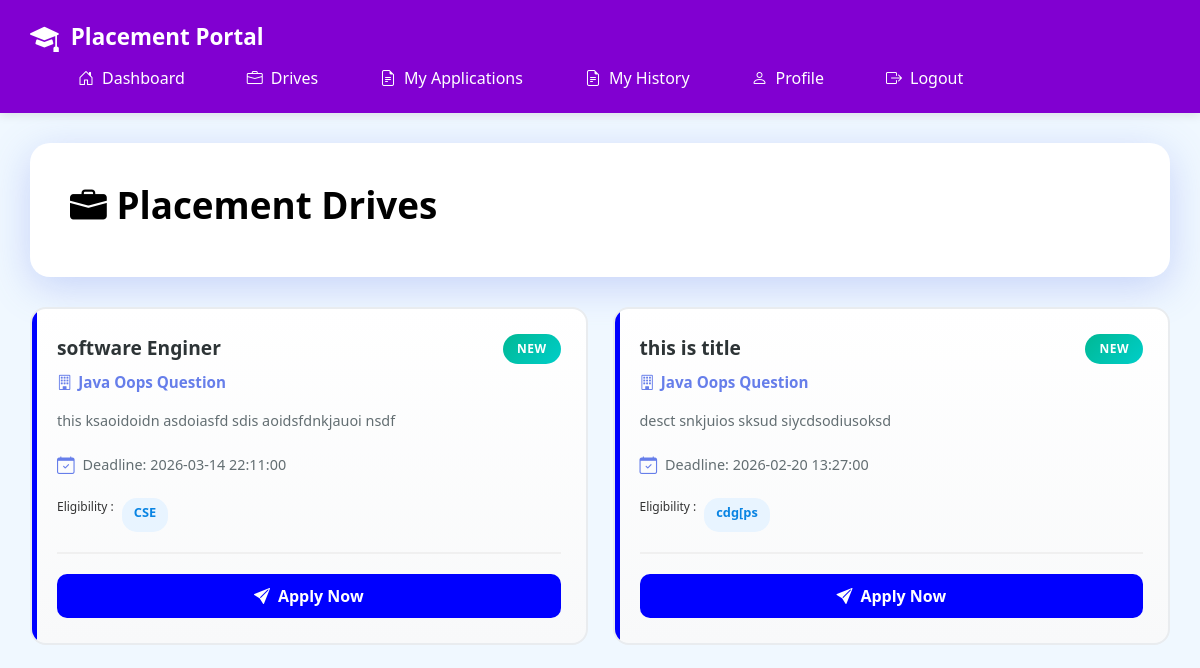
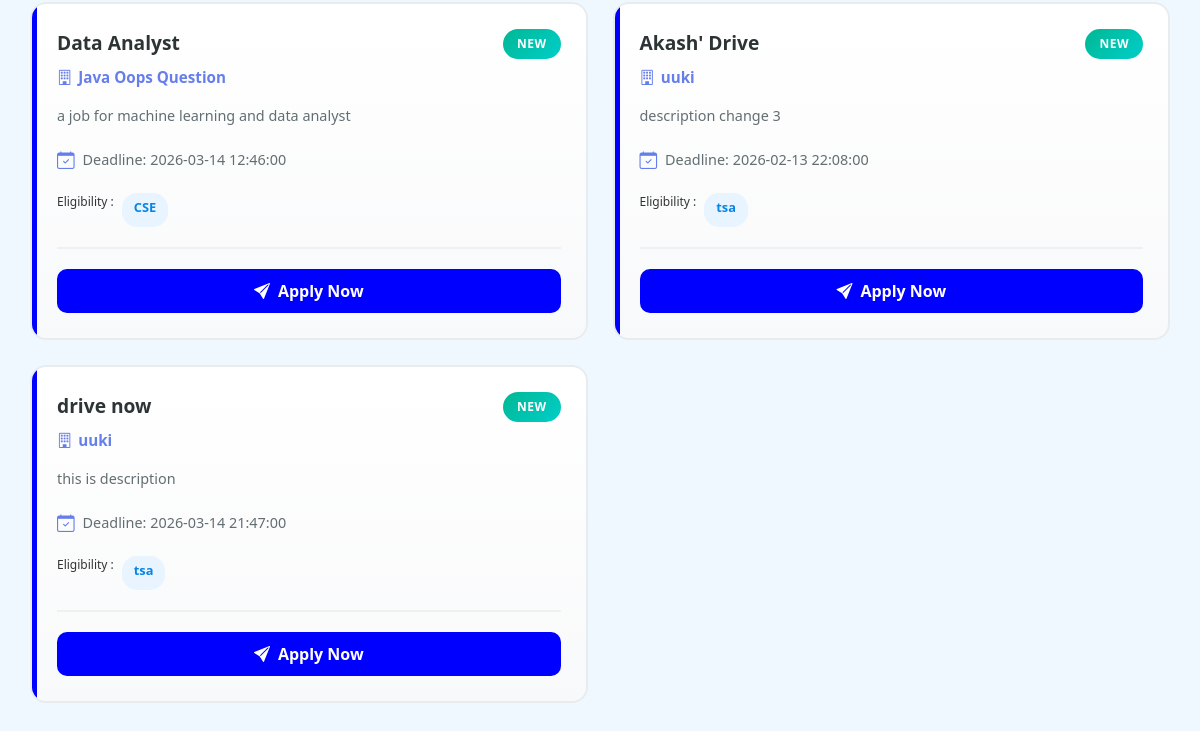
The app's page /student/drive (signed in), older data (2 pictures, top to bottom).
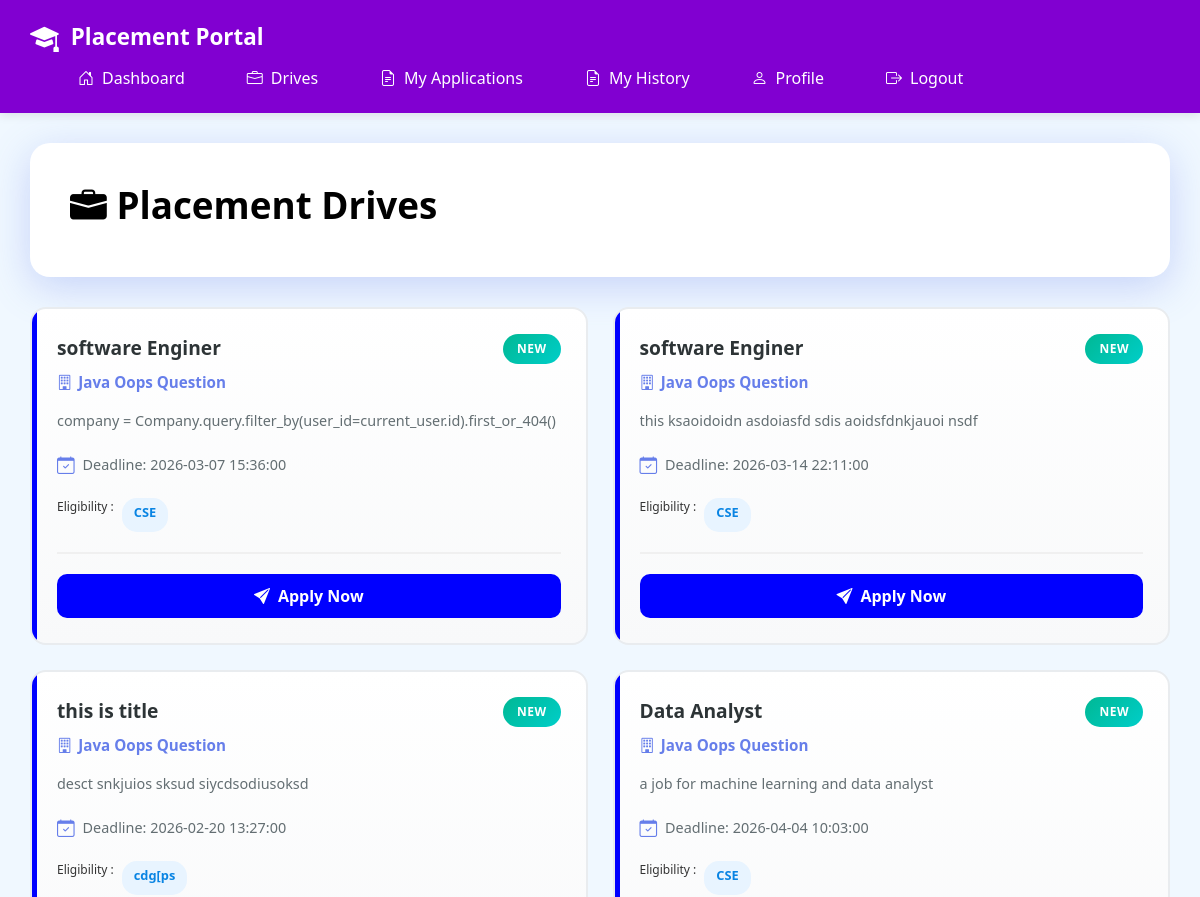
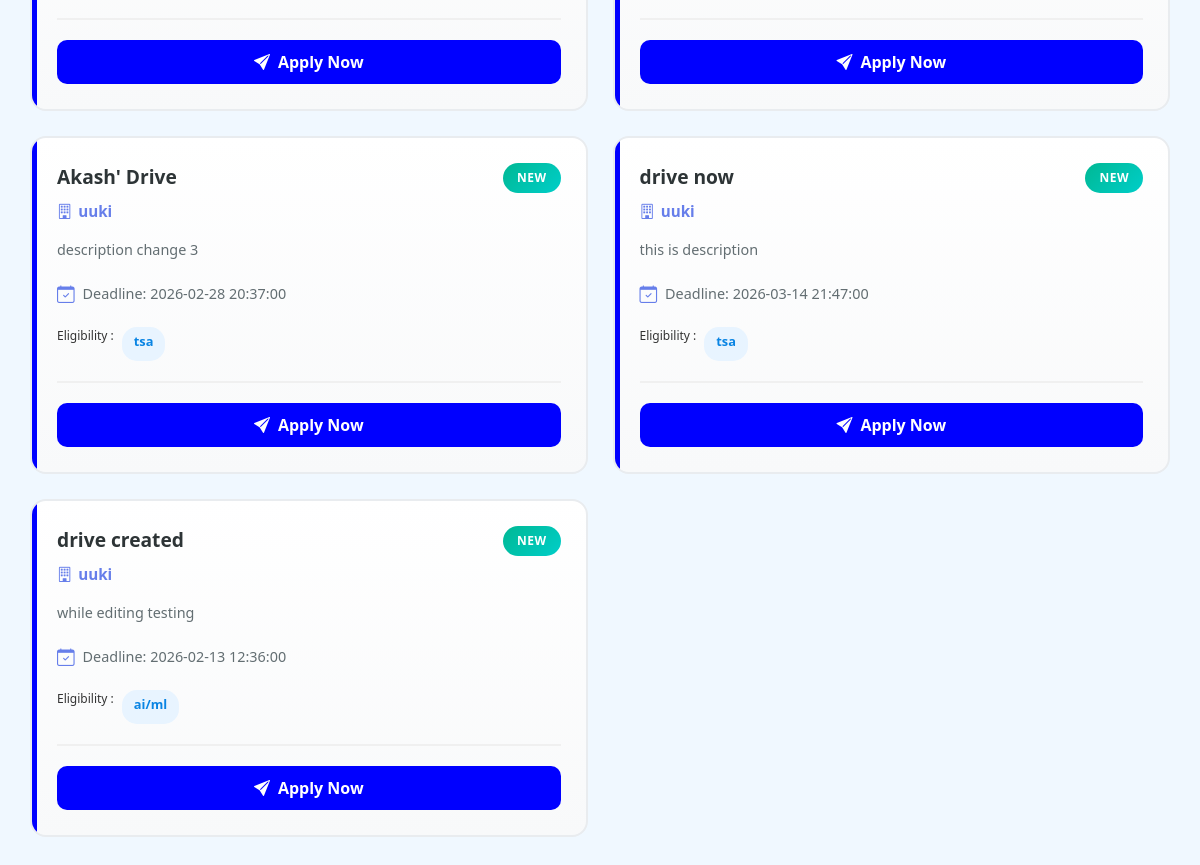
The same page, newer data (2 pictures, top to bottom).
### portal/models.py (models this page shows)
class Drive(db.Model,UserMixin):
    __tablename__ = 'placement_drives'
    id = db.Column(db.Integer , primary_key = True)
    company_id = db.Column(db.Integer,db.ForeignKey('companies.id') , nullable = False)
    job_title = db.Column(db.String(100), nullable = False)
    description = db.Column(db.String(200), nullable = False)
    eligibility = db.Column(db.String(100), nullable = False)
    deadline = db.Column(db.DateTime, nullable = False)
    status = db.Column(db.String(20), nullable = False,default ='APPROVED') #APPROVED,PENDING,CLOSED
    company = db.relationship('Company' , backref = 'companies')

class Company(db.Model,UserMixin):
    __tablename__ = 'companies'
    id = db.Column(db.Integer , primary_key = True)
    user_id = db.Column(db.Integer,db.ForeignKey('users.id'),nullable = False)
    company_name = db.Column(db.String(100) , unique = True, nullable = False)
    hr_contact = db.Column(db.String(20) , unique = True)
    website = db.Column(db.String(200))
    approval_status = db.Column(db.String(20) , default = 'APPROVED') #APPROVED , PENDING , REJECTED
    is_blacklisted = db.Column(db.Boolean , default = False)

### app.py (the view)
@app.route("/student/drive")
@login_required
def student_drive():
    drive = Drive.query.filter(Drive.status == 'APPROVED').all()
    return render_template('student/student_drive.html' , drive = drive)

### app.py (called while the page is built)
@login_manager.user_loader
def load_user(user_id):
    return User.query.get(int(user_id))

### templates/student/student_drive.html (shortened to what this page needs)
{% extends "student/student_base.html" %}
{% block content %}
<div class="main-co">
    <div class="header">
        <h1><i class="bi bi-briefcase-fill"></i> Placement Drives</h1>
    </div>
    <div class="drives">
        {% for d in drive %}
        <div class="drive">
            <div class="drive-h">
                <div>
                    <div class="drive-t">{{d.job_title}}</div>
                    <div class="c-name">
                        <i class="bi bi-building"></i>
                        {{d.company.company_name}}
                    </div>
                </div>
                <span class="drive-b badge-new">New</span>
            </div>
            <p class="drive-description">
                {{d.description}}
            </p>
            <div class="drive-m">
                <div class="meta-i">
                    <i class="bi bi-calendar-check"></i>
                    <span>Deadline: {{d.deadline}}</span>
                </div>
            </div>
            <div class="drive-tags">
                <p style="font-size: 12px;">Eligibility : </p><span class="tag">{{d.eligibility}}</span>
            </div>
            <div class="drive-f">
                <a class="btn-apply" href="{{url_for('student_apply',drive_id=d.id)}}">
                    <button class="btn-apply">
                        <i class="bi bi-send-fill"></i>
                        Apply Now
                    </button>
                </a>
            </div>
        </div>
        {% endfor %}
    </div>
</div>
{% endblock %}

### templates/student/student_base.html (shortened to what this page needs)
<!DOCTYPE html>
<html lang="en">
<head>
    <link href="https://cdn.jsdelivr.net/npm/bootstrap@5.3.0/dist/css/bootstrap.min.css" rel="stylesheet">
    <link rel="stylesheet" href="https://cdn.jsdelivr.net/npm/bootstrap-icons@1.11.0/font/bootstrap-icons.css">
</head>
<body>
    <nav class="nav">
        <div class="navbar">
            <a href="#" class="nav-logo">
                <i class="bi bi-mortarboard-fill"></i>
                Placement Portal
            </a>
            <ul class="nav-list" id="navbarMenu">
                <li><a href="{{url_for('student')}}" class="s"><i class="bi bi-house-door"></i> Dashboard</a></li>
                <li><a href="{{url_for('student_drive')}}" class="s_d"><i class="bi bi-briefcase"></i> Drives</a></li>
                <li><a href="{{url_for('student_application')}}" class="s_a"><i class="bi bi-file-earmark-text"></i> My
                        Applications</a></li>
                <li><a href="{{url_for('history_st')}}" class="s_a"><i class="bi bi-file-earmark-text"></i> My
                        History</a></li>
                <li><a href="{{url_for('student_profile')}}" class="s_p"><i class="bi bi-person"></i> Profile</a>
                </li>
                <li><a href="{{url_for('logout')}}" class="s_p"><i class="bi bi-box-arrow-right"></i> Logout</a>
                </li>
            </ul>
        </div>
    </nav>
    {% block content %} {% endblock %}
</body>
</html>

### templates/student/student_base.html (style rules this page uses)
* { margin: 0; padding: 0; box-sizing: border-box; }
body { font-family: 'Segoe UI', Tahoma, Geneva, Verdana, sans-serif; background: aliceblue; color: #333; }
.nav { background-color: #8100D1; color: white; padding: 15px 0; box-shadow: 0 2px 10px rgba(0, 0, 0, 0.1); position: sticky; top: 0; z-index: 1000; }
.navbar { max-width: 1400px; margin: 0 auto; padding: 0 30px; display: flex; justify-content: space-between; align-items: center; }
.nav-logo { display: flex; align-items: center; gap: 12px; font-size: 1.4rem; font-weight: 700; color: white; text-decoration: none; }
.nav-logo i { font-size: 1.8rem; }
.nav-list { display: flex; align-items: center; gap: 30px; list-style: none; margin: 0; }
.nav-list a { color: white; text-decoration: none; font-weight: 500; transition: all 0.3s ease; padding: 8px 16px; border-radius: 20px; display: flex; align-items: center; gap: 8px; }
.main-co { max-width: 1200px; margin: 30px auto; padding: 0 30px; }
.header { background-color: white; color: black; padding: 30px 40px; border-radius: 15px; margin-bottom: 30px; box-shadow: 0 10px 30px rgba(102, 126, 234, 0.3); }
.header h1 { font-size: 2rem; margin-bottom: 8px; font-weight: 700; }
.drives { display: grid; grid-template-columns: repeat(auto-fill, minmax(380px, 1fr)); gap: 25px; }
.drive { background: linear-gradient(to bottom, #ffffff 0%, #f8f9fa 100%); border-radius: 16px; padding: 25px; border: 2px solid #e9ecef; transition: all 0.3s ease; cursor: pointer; position: relative; overflow: hidden; }
.drive::before { content: ''; position: absolute; top: 0; left: 0; width: 5px; height: 100%; background-color: blue; }
.drive-h { display: flex; justify-content: space-between; align-items: start; margin-bottom: 15px; }
.drive-t { font-size: 1.2rem; font-weight: 700; color: #2d3436; margin-bottom: 8px; }
.c-name { color: #667eea; font-size: 0.95rem; font-weight: 600; display: flex; align-items: center; gap: 6px; }
.drive-b { padding: 6px 14px; border-radius: 20px; font-size: 0.75rem; font-weight: 700; text-transform: uppercase; letter-spacing: 0.5px; white-space: nowrap; }
.badge-new { background: linear-gradient(135deg, #00b894 0%, #00cec9 100%); color: white; }

### templates/student/student_drive.html (style rules this page uses)
.header { background-color: white; color: black; padding: 40px; border-radius: 20px; margin-bottom: 30px; box-shadow: 0 10px 40px rgba(102, 126, 234, 0.3); }
.header h1 { font-size: 2.3rem; margin-bottom: 10px; font-weight: 800; }
a { text-decoration: none; }
.drive-description { color: #636e72; font-size: 0.9rem; line-height: 1.6; margin: 15px 0; display: -webkit-box; -webkit-box-orient: vertical; overflow: hidden; }
.drive-m { display: grid; grid-template-columns: repeat(2, 1fr); gap: 12px; margin: 20px 0; }
.meta-i { display: flex; align-items: center; gap: 8px; font-size: 0.9rem; color: #636e72; }
.meta-i i { color: #667eea; font-size: 1.1rem; }
.drive-tags { display: flex; flex-wrap: wrap; gap: 8px; margin: 15px 0; }
.tag { background: #e8f4ff; color: #0984e3; padding: 5px 12px; border-radius: 15px; font-size: 0.8rem; font-weight: 600; }
.drive-f { display: flex; gap: 12px; margin-top: 20px; padding-top: 20px; border-top: 2px solid #f0f0f0; }
.btn-apply { flex: 1; background-color: blue; color: white; padding: 5px 20px; border-radius: 10px; border: none; font-weight: 600; cursor: pointer; transition: all 0.3s ease; display: flex; align-items: center; justify-content: center; gap: 8px; }

Row changes from the older to the newer data that the page shows:
now on this page (row edited): Drive: job_title "software Enginer", company.company_name "Java Oops Question", description "company = Company.query.filter_by(user_id=current_user.id).first_or_404()", deadline "2026-03-07 15:36:00", eligibility "CSE"
changed Drive "Data Analyst": deadline "2026-03-14 12:46:00" → "2026-04-04 10:03:00"
changed Drive "Akash' Drive": deadline "2026-02-13 22:08:00" → "2026-02-28 20:37:00"
added Drive: job_title "drive created", company.company_name "uuki", description "while editing testing", deadline "2026-02-13 12:36:00", eligibility "ai/ml"
